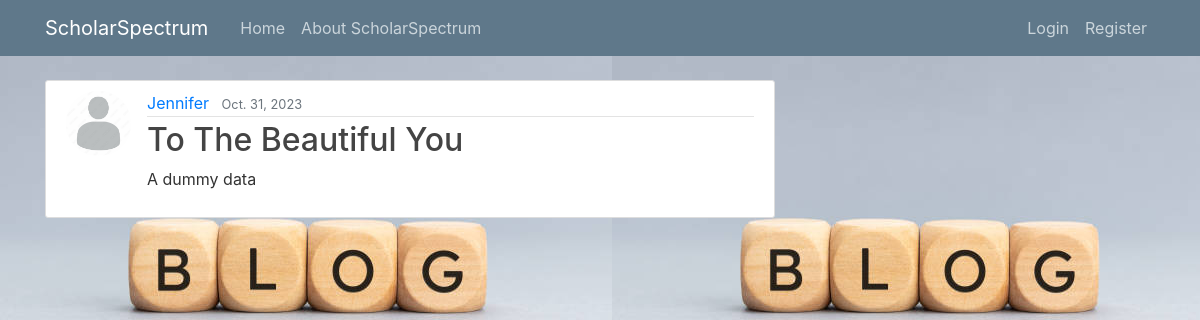
Screenshot of /post/aef51825-20ef-4503-a3d7-d525f648c363/ with the database file from the repository.
### blog_app/models/post.py (models this page shows, shortened)
class Post(BaseModel):
    title = models.CharField(max_length=100, null=True)
    content = models.TextField(null=True)
    author = models.ForeignKey(User, on_delete=models.CASCADE)

### user_app/models.py (models this page shows, shortened)
class UserProfile(models.Model):
    user = models.OneToOneField(User, on_delete=models.CASCADE)
    bio = models.TextField(null=True, default="I am subscriber of ScholarSpectrum app")
    birth_date = models.DateField(blank=True, null=True, default="2000-01-01")
    image = models.ImageField(upload_to='profile_pics', default='profile_pics/default.png')

### blog_app/views.py (the view)
# urls.py: path('post/<str:pk>/', PostDetailView.as_view(), name="post-detail"),
class PostDetailView(DetailView):
    model = Post
    context_object_name = 'post'

### blog_app/templates/blog_app/post_detail.html (shortened to what this page needs)
{% extends "blog_app/base.html" %}
{% load static %}
{% block content %}
    <article class="media content-section">
        <img class="rounded-circle article-img" src= "{{ post.author.userprofile.image.url }}" alt="">
        <div class="media-body">
        <div class="article-metadata">
            <a class="mr-2" href="#">{{ post.author }}</a>
            <small class="text-muted">{{ post.created_at | date }}</small>
        </div>
            <h2>{{ post.title }}</h2>
            <p class="article-content">{{ post.content }}</p>
        </div>
    </article>
{% endblock content %}

### static/blog_app/css/main.css (style rules this page uses)
body { background: #fafafa; color: #333333; margin-top: 5rem; }
h1, h2, h3, h4, h5, h6 { color: #444444; }
.content-section { background: #ffffff; padding: 10px 20px; border: 1px solid #dddddd; border-radius: 3px; margin-bottom: 20px; }
.article-content { white-space: pre-line; }
.article-img { height: 65px; width: 65px; margin-right: 16px; }
.article-metadata { padding-bottom: 1px; margin-bottom: 4px; border-bottom: 1px solid #e3e3e3 }

### rows the page displays
Post: author.userprofile.image (placeholder picture), author "Jennifer", created_at "Oct. 31, 2023", title "To The Beautiful You", content "A dummy data"
